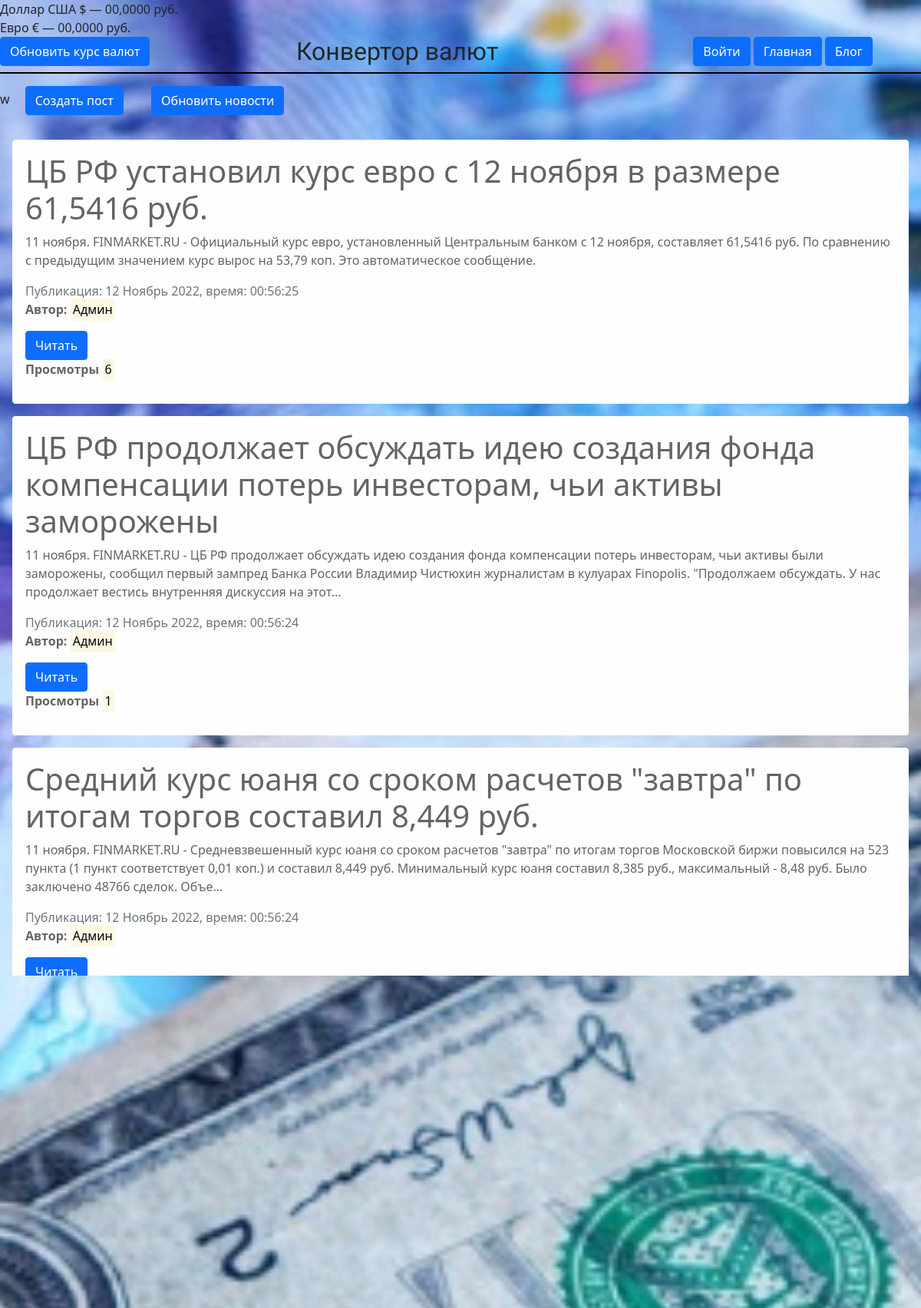
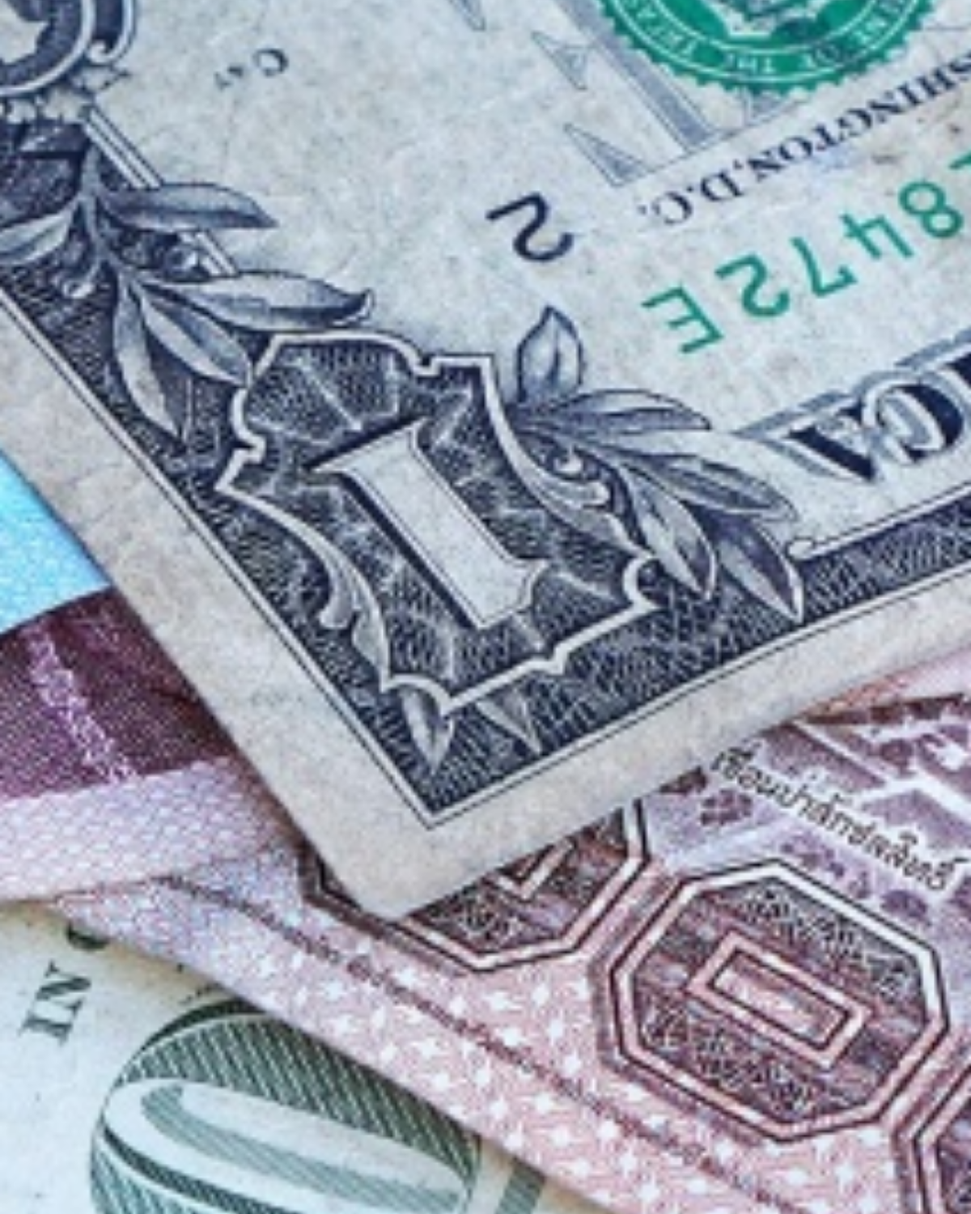
Screenshot of /blog/ (upper part) with the database file from the repository (2 pictures, top to bottom).
### blog/models.py (models this page shows, shortened)
class News(models.Model):
    title = models.CharField('Название статьи', max_length=1000,blank=True)
    text = models.TextField('Основной текст статьи',blank=True)
    date = models.DateTimeField('Дата', default=timezone.now)
    avtor = models.ForeignKey(User, verbose_name='Автор', on_delete=models.CASCADE,blank=False,null=True)
    views = models.IntegerField('Просмотры', default=0,blank=False)
    link = models.CharField('Ссылка на источник', max_length=100, blank=False)
    class Meta:
        verbose_name = 'Новость'
        verbose_name_plural = 'Новости'

### blog/views.py (the view)
# urls.py: path('', views.ShowAllBlogView.as_view(), name='blog'),
class ShowAllBlogView(ListView):
    model = News
    context_object_name = 'news'
    paginate_by = 10
    ordering = ['-date']

### blog/templates/blog/news_list.html (shortened to what this page needs)
{%extends 'converter/base.html' %}
{%block content%}w
<a class="btn btn-primary m-3" href="{%url 'create_post'%}">Создать пост</a>
<a class="btn btn-primary m-3" href="{%url 'update_news'%}">Обновить новости </a>
  {% for post in news %}
    <div class="alert alert-light m-3">
      <h1>{{ post.title }}</h1>
      <p>{{ post.text| truncatechars:300 }}</p>
      <span class="text-muted">Публикация: {{ post.date|date:"j F Y, время: H:i:s" }}</span>
      {% if post.avtor %}
        <p><b>Автор:</b> <a href="{% url 'news_avtor' post.avtor%}">{{ post.avtor }}</a></p>
      {% else %}
        <p><b>Автор:</b> <mark>Админ</mark></p>
      {% endif %}
      <a href="{% url 'news_detail' post.id %}" class="btn btn-primary">Читать </a>
      <p><b>Просмотры</b> <mark>{{post.views}}</mark></p>
    </div>
  {% endfor %}
{% endblock content %}

### сonverter/static/converter/css/main.css (style rules this page uses)
* { padding: 0; margin: 0; }
body { background: url('/static/converter/image/35.jpg') no-repeat center center; background-attachment: fixed; background-size: cover; }

### rows the page displays
News: title "ЦБ РФ установил курс евро с 12 ноября в размере 61,5416 руб.", text "11 ноября. FINMARKET.RU - Официальный курс евро, установленный Центральным банком с 12 ноября, составляет 61,5416 руб. По сравнению с предыдущим значением курс вырос на 53,79 коп. Это автоматическое сообщение.", date "12 Ноябрь 2022, время: 00:56:25", shows "Автор:", views "6"
News: title "ЦБ РФ продолжает обсуждать идею создания фонда компенсации потерь инвесторам, чьи активы заморожены", text "11 ноября. FINMARKET.RU - ЦБ РФ продолжает обсуждать идею создания фонда компенсации потерь инвесторам, чьи активы были заморожены, сообщил первый зампред Банка России Владимир Чистюхин журналистам в кулуарах Finopolis. \"Продолжаем обсуждать. У нас продолжает вестись внутренняя дискуссия на этот…", date "12 Ноябрь 2022, время: 00:56:24", shows "Автор:", views "1"
News: title "Средний курс юаня со сроком расчетов \"завтра\" по итогам торгов составил 8,449 руб.", text "11 ноября. FINMARKET.RU - Средневзвешенный курс юаня со сроком расчетов \"завтра\" по итогам торгов Московской биржи повысился на 523 пункта (1 пункт соответствует 0,01 коп.) и составил 8,449 руб. Минимальный курс юаня составил 8,385 руб., максимальный - 8,48 руб. Было заключено 48766 сделок. Объе…", date "12 Ноябрь 2022, время: 00:56:24", shows "Автор:"
News: title "ЦБ РФ установил курс доллара США с 12 ноября в размере 60,2179 руб.", text "11 ноября. FINMARKET.RU - Официальный курс доллара США, установленный Центральным банком с 12 ноября, составляет 60,2179 руб. По сравнению с предыдущим значением курс снизился на 102,55 коп. Это автоматическое сообщение.", date "12 Ноябрь 2022, время: 00:56:23", shows "Автор:", views "0"
News: title "ЦБ готовится снять часть ограничений на раскрытие информации по финрынку", text "11 ноября. FINMARKET.RU - Банк России планирует отменить часть послаблений, которые были введены и предполагают возможность не раскрывать часть информации по конкретным игрокам финансового рынка, сообщил в пятницу зампред ЦБ Филипп Габуния на форуме Finopolis. Он напомнил, что о таких планах нео…", date "12 Ноябрь 2022, время: 00:56:23", shows "Автор:", views "0"
News: title "ЦБ: объем средств на счетах типа \"С\" превышает 280 млрд руб.", text "11 ноября. FINMARKET.RU - Совокупный объем средств на счетах типа \"С\", на которых блокируются средства нерезидентов из недружественных юрисдикций, на данный момент превышает 280 млрд рублей, сообщили \"Интерфаксу\" в Банке России. Специальные рублевые счета типа \"С\" были введены президентским указ…", date "12 Ноябрь 2022, время: 00:56:23", shows "Автор:", views "0"
News: title "Доллар опустился на \"Мосбирже\" ниже 60 руб.", text "11 ноября. FINMARKET.RU - Доллар США падает, евро дешевеет намного менее заметными темпами на \"Московской бирже\" в пятницу днем. Курс доллара опустился ниже 60 руб. впервые с 6 октября. Поддержку рублю оказывает заметный рост цен на нефть. Курс доллара США составил 60,01 руб. в 13:54 мск, что на…", date "12 Ноябрь 2022, время: 00:56:22", shows "Автор:", views "0"
News: title "Cредний курс покупки/продажи наличного доллара в банках Москвы на 16:00 мск составил 61,97/67,33 руб.", text "11 ноября. FINMARKET.RU - По состоянию на 16:00 мск на основе информации, предоставленной банками и обменными пунктами Москвы, Cредний курс покупки/продажи наличного доллара составил 61,97/67,33 руб. за доллар. По сравнению с предыдущим днем Cредний курс покупки вырос на 50 коп., Cредний курс прод…", date "12 Ноябрь 2022, время: 00:56:22", shows "Автор:", views "0"
